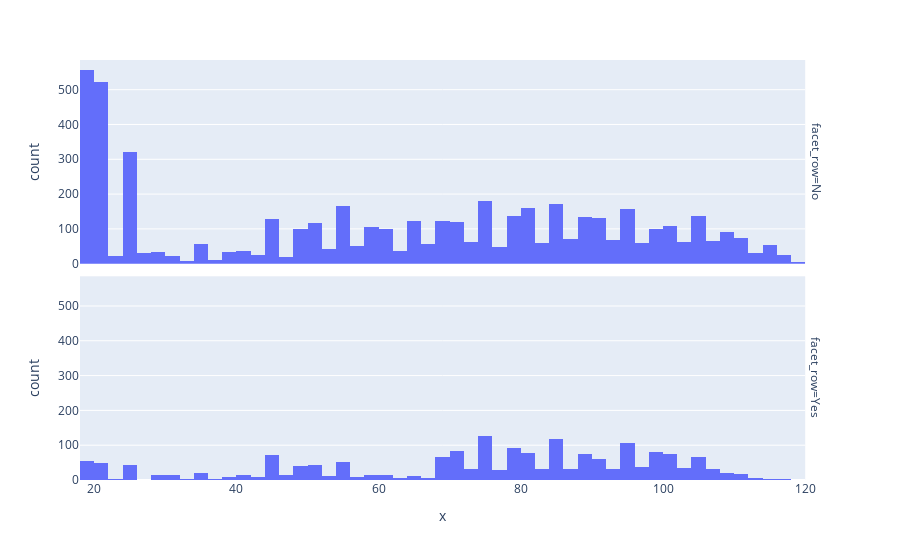

The notebook cell saved with this chart:
### Code cell
px.histogram(x=data.MonthlyCharges, facet_row=data.Churn)

### Figure 1 — Plotly figure (JSON) as saved in the notebook; plotly's stock layout.template omitted (floating-point values rounded to 4 significant figures; data arrays with more than 128 entries replaced by an {"elided": "..."} marker saying what was removed)
{"data": [{"alignmentgroup": "True", "bingroup": "x", "hovertemplate": "facet_row=No<br>x=%{x}<br>count=%{y}<extra></extra>", "legendgroup": "", "marker": {"color": "#636efa", "pattern": {"shape": ""}}, "name": "", "offsetgroup": "", "orientation": "v", "showlegend": false, "type": "histogram", "x": {"elided": "5163 float values"}, "xaxis": "x2", "yaxis": "y2"}, {"alignmentgroup": "True", "bingroup": "x", "hovertemplate": "facet_row=Yes<br>x=%{x}<br>count=%{y}<extra></extra>", "legendgroup": "", "marker": {"color": "#636efa", "pattern": {"shape": ""}}, "name": "", "offsetgroup": "", "orientation": "v", "showlegend": false, "type": "histogram", "x": {"elided": "1869 float values"}, "xaxis": "x", "yaxis": "y"}], "layout": {"annotations": [{"font": {}, "showarrow": false, "text": "facet_row=Yes", "textangle": 90, "x": 0.98, "xanchor": "left", "xref": "paper", "y": 0.2425, "yanchor": "middle", "yref": "paper"}, {"font": {}, "showarrow": false, "text": "facet_row=No", "textangle": 90, "x": 0.98, "xanchor": "left", "xref": "paper", "y": 0.7575, "yanchor": "middle", "yref": "paper"}], "barmode": "relative", "legend": {"tracegroupgap": 0}, "margin": {"t": 60}, "xaxis": {"anchor": "y", "domain": [0, 0.98], "title": {"text": "x"}}, "xaxis2": {"anchor": "y2", "domain": [0, 0.98], "matches": "x", "showticklabels": false}, "yaxis": {"anchor": "x", "domain": [0, 0.485], "title": {"text": "count"}}, "yaxis2": {"anchor": "x2", "domain": [0.515, 1], "matches": "y", "title": {"text": "count"}}}}
